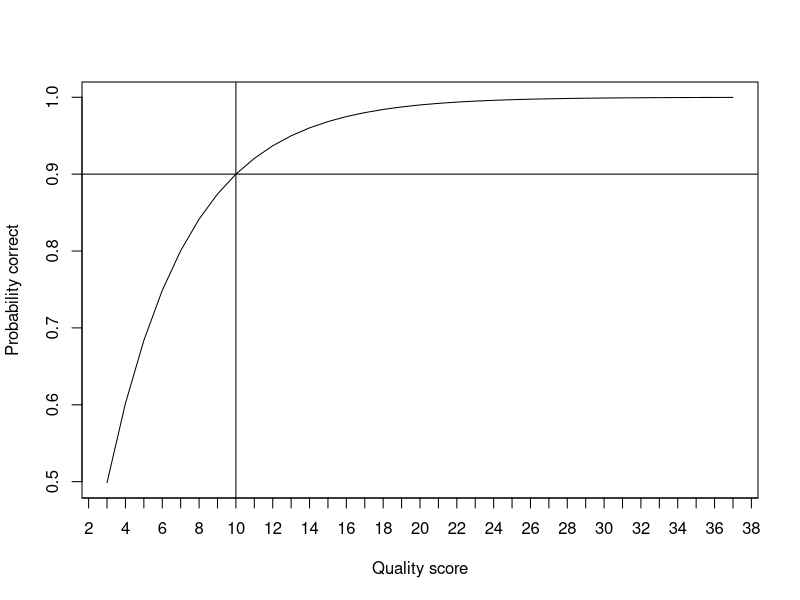
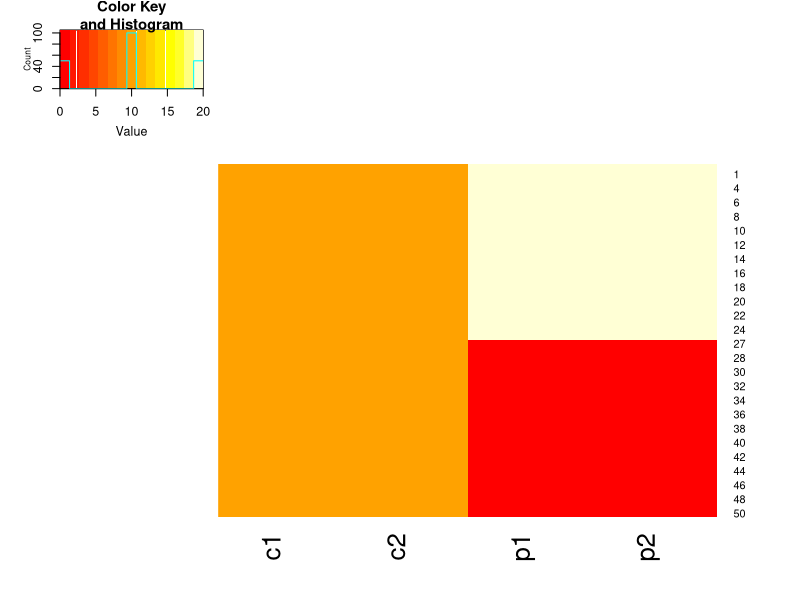

R code for these plots, in order:
## ---- chunk 1
p <- function(q){
  return(10^{-q/10})
}
plot(3:37, 1-p(3:37), xaxt='n', type='l', xlab='Quality score', ylab='Probability correct')
axis(1, 0:40)
abline(h=0.9, v=10)
## ---- chunk 2
control_1 <- rep(10, 50)
control_2 <- rep(10, 50)
patient_1 <- c(rep(20, 25),rep(0,25))
patient_2 <- c(rep(20, 25),rep(0,25))
df <- data.frame(c1=control_1, c2=control_2, p1=patient_1, p2=patient_2)
head(df, 2)
tail(df, 2)
## ---- chunk 3
library(gplots)
heatmap.2(x = as.matrix(df),
          trace="none",
          dendrogram="none")
## ---- chunk 4
library(edgeR)
group <- c('control','control','patient','patient')
d <- DGEList(counts=df, group=group)
d <- estimateCommonDisp(d)
de <- exactTest(d)
table(p.adjust(de$table$PValue, method="BH")<0.05)
## ---- chunk 5
TMM <- calcNormFactors(d, method="TMM")
TMM$samples
TMM <- estimateCommonDisp(TMM)
TMM <- exactTest(TMM)
table(p.adjust(TMM$table$PValue, method="BH")<0.05)
## ---- chunk 6
library(IRanges)
ir <- IRanges(5,10)
ir
ir <- IRanges(start=c(3,5,17), end=c(10,8,20))
ir
## ---- chunk 7
class(iris)
head(iris)
## ---- chunk 8
head(subset(iris, Sepal.Width > 3.5))
